Frame 1 (no input): blank canvas, image omitted
Frame 60 (the mouse pressed at the canvas centre just before this capture): blank canvas, image omitted
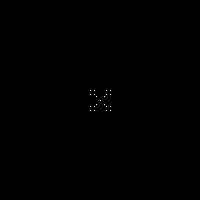
Frame 120 (the mouse held since frame 60 and released just before this capture)

The Processing sketch whose frames 1 and 60 were blank and that drew this single picture after the mouse press (run headless with seeded random() and noise(); from frame 60 on, the mouse is pressed at the canvas centre):

// Processing sketch: sketch_2d_lif
// ── sketch_2d_lif.pde
int p[]=new int[40000];
int n[]=new int[40000];
int ne;
int timer=0;
void setup(){
  for(int i=0;i<40000;i++){
    //n[i]=int(random(0.5,2));
    n[i]=0;
  }
  n[20100]=1;
  //n[20101]=1;
  //n[20300]=1;
  //n[20301]=1;
  size(200,200);
  background(0);
}
void draw(){
  n[20100]=1;
  if(mousePressed){
    n[mouseX+mouseY*200]=1;
  }
  loadPixels();
  for(int i=0;i<40000;i++){
      pixels[i]=color(p[i]*255,p[i]*255,p[i]*255);
    }
    updatePixels();
  timer++;
  if(timer%10==0){
    
    for(int i=0;i<40000;i++){
      p[i]=n[i];
    }
    for(int i=1;i<40000;i++){
      ne=(p[a(i)]+p[a(i+1)]+p[a(i-1)]+p[a(i+1+width)]+p[a(i-1+width)]+p[a(i+1-width)]+p[a(i-1-width)]+p[a(i+width)]+p[a(i-width)]);
      if(ne==1&&p[a(i)]==0){
        n[i]=1;
      }else{
        n[i]=0;
      }
    } 
  }
  
}
int a(int b){
  return((40000+b)%40000);
  
}
void mousePressed(){
  n[mouseX+mouseY*200]=1;
}
